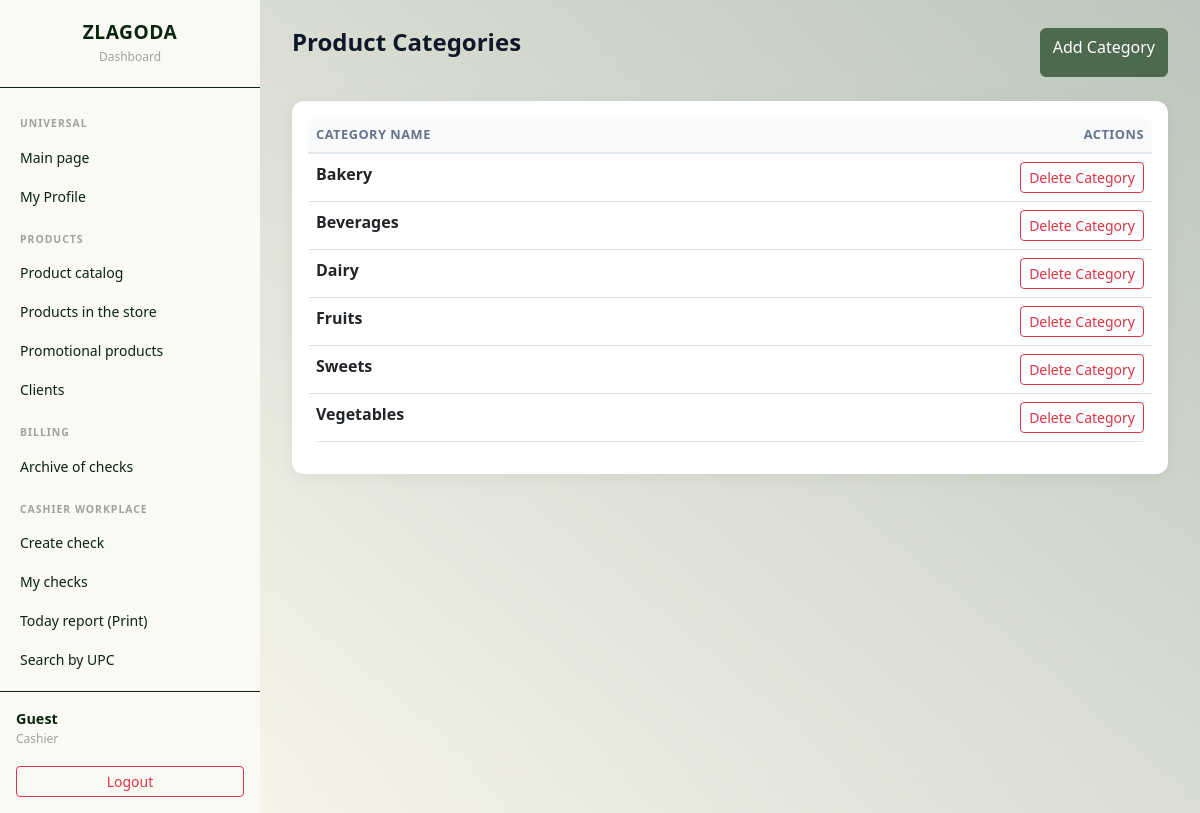
The app's page /category/ (signed in) with its own data.
### tables this page shows
CREATE TABLE Category(
        category_number INTEGER PRIMARY KEY AUTOINCREMENT,
        category_name TEXT NOT NULL 
    );

### backend/category.py (the view)
@category_bp.route('/')
@login_required
@roles_required('Manager', 'Cashier')
def list_categories():
    conn = get_db_connection()
    categories = conn.execute('SELECT * FROM Category ORDER BY category_name').fetchall()
    conn.close()
    return render_template('category/list.html', categories=categories)

### app.py (called while the page is built)
@app.context_processor          # ← ДОДАЙ ЦЕЙ БЛОК
def inject_today():
    return {'today': date.today().strftime('%Y-%m-%d')}

### backend/initdb.py (called while the page is built)
def get_db_connection():
    conn = sqlite3.connect(DB_PATH)
    conn.row_factory = sqlite3.Row
    conn.execute("PRAGMA foreign_keys = ON;")
    return conn

### templates/category/list.html
{% extends 'base.html' %}
{% block content %}
<div class="d-flex justify-content-between mb-4">
    <h1 class="page-title">Product Categories</h1>
    <a href="{{ url_for('category.add_category') }}" class="btn btn-primary">Add Category</a>
</div>
<div class="card">
    <div class="card-body">
        <table class="table table-hover">
            <thead>
                <tr>
                    <th>Category Name</th>
                    <th class="text-end">Actions</th>
                </tr>
            </thead>
            <tbody>
                {% for cat in categories %}
                <tr>
                    <td>
                        <a href="{{ url_for('product.manage_products', category_id=cat.category_number) }}" class="text-decoration-none fw-bold text-dark">
                            {{ cat.category_name }}
                        </a>
                    </td>
                    <td class="text-end">
                        <form action="{{ url_for('category.delete_category', category_number=cat.category_number) }}"
                              method="POST"
                              onsubmit="return confirm('WARNING: This will delete the category and ALL products within it. Continue?');">
                            <button type="submit" class="btn btn-outline-danger btn-sm">Delete Category</button>
                        </form>
                    </td>
                </tr>
                {% endfor %}
            </tbody>
        </table>
    </div>
</div>
{% endblock %}

### static/css/main.css (style rules this page uses)
:root { --sidebar-bg: hsl(45, 50%, 97%); --sidebar-hover: #eff9ef; --sidebar-text: #08260b; --logo-color: #08260b; --button-bg: #4d694e; --button-hover: #3d543e; }
body { display: flex; min-height: 100vh; background: linear-gradient(220deg, #4d694e 0%, #fff3d5 100%); font-family: 'Segoe UI', sans-serif; position: relative; }
body::after { content: ""; position: fixed; top: 0; left: 0; width: 100%; height: 100%; backdrop-filter: blur(40px); -webkit-backdrop-filter: blur(50px); background-color: rgba(255, 255, 255, 0.62); z-index: 0; pointer-events: none; }
.table { background: white; border-radius: 12px; overflow: hidden; }
.table thead th { background-color: #f8fafc; font-weight: 600; font-size: 0.8rem; text-transform: uppercase; letter-spacing: 0.5px; color: #64748b; border-bottom: 2px solid #e2e8f0; }
.card { border: none; border-radius: 12px; box-shadow: 0 4px 15px rgba(0,0,0,0.05); }
.btn-primary { background-color: var(--button-bg); border-color: var(--button-bg); color: white; }
.page-title { font-size: 1.5rem; font-weight: 700; color: #0f172a; margin-bottom: 20px; }

### records on screen
Category: category_name "Bakery"
Category: category_name "Beverages"
Category: category_name "Dairy"
Category: category_name "Fruits"
Category: category_name "Sweets"
Category: category_name "Vegetables"

### other values on screen
{{ session.get('user_name', 'Guest') }} "Guest"
